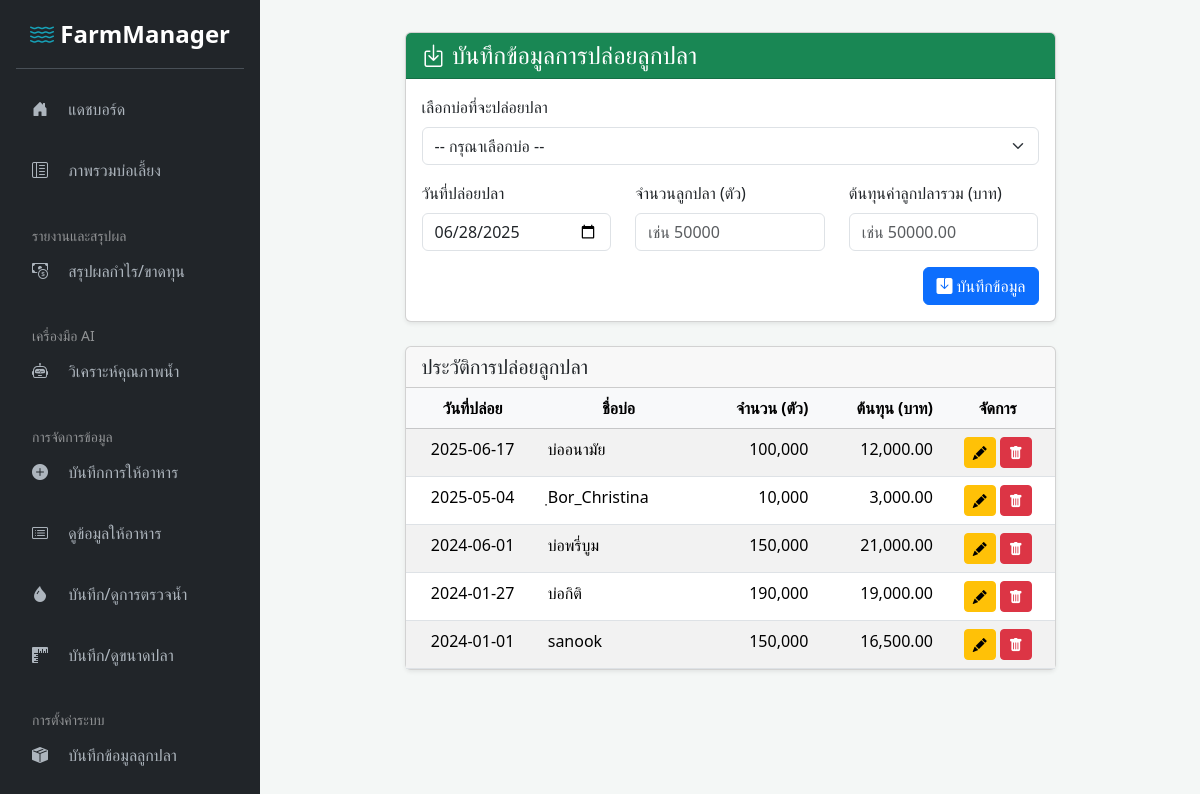
/add_fish_release.php (signed in), run on an earlier commit of the app's database.
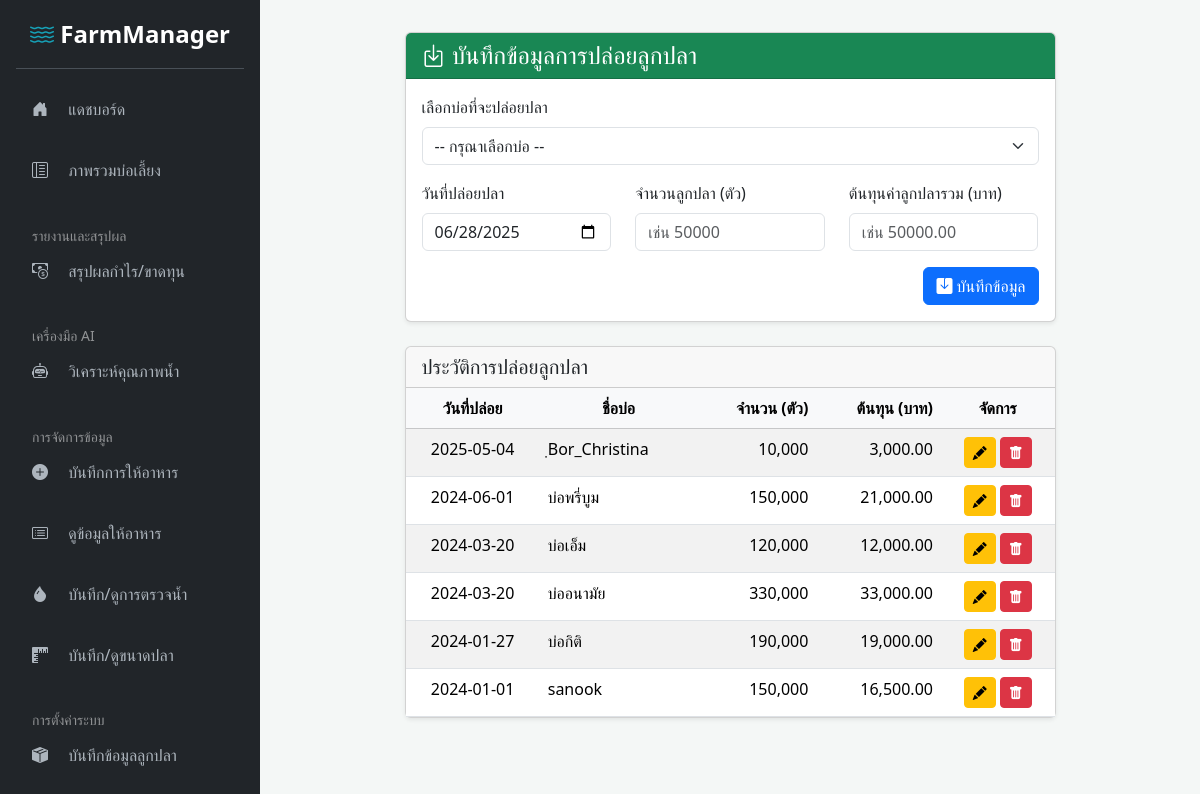
And on a later commit of the database.
### tables this page shows
CREATE TABLE `fish_releases` (
  `id` int(11) NOT NULL,
  `pond_id` int(11) NOT NULL,
  `release_date` date NOT NULL,
  `fish_amount` int(11) NOT NULL,
  `total_cost` decimal(10,2) DEFAULT 0.00,
  `created_at` timestamp NOT NULL DEFAULT current_timestamp()
);

CREATE TABLE `ponds` (
  `id` int(11) NOT NULL,
  `name` varchar(100) NOT NULL,
  `size_rai` float NOT NULL
);

### add_fish_release.php (the view, shortened to what this page needs)
<?php
include 'templates/sidebar_header.php';
$stmt_records = $conn->query("
    SELECT fr.*, p.name as pond_name
    FROM fish_releases fr
    JOIN ponds p ON fr.pond_id = p.id
    ORDER BY fr.release_date DESC, fr.id DESC
");
$release_records = $stmt_records->fetchAll(PDO::FETCH_ASSOC);
?>
<div class="row justify-content-center">
    <div class="col-lg-10 col-xl-9">
        <div class="card shadow-sm mb-4">
            <div class="card-header bg-success text-white">
                <h4 class="mb-0"><i class="bi bi-box-arrow-in-down"></i> บันทึกข้อมูลการปล่อยลูกปลา</h4>
            </div>
            <div class="card-body">
                <form method="post">
                    <div class="mb-3">
                        <label for="pond_id" class="form-label">เลือกบ่อที่จะปล่อยปลา</label>
                        <select name="pond_id" id="pond_id" class="form-select" required>
                            <option value="" disabled selected>-- กรุณาเลือกบ่อ --</option>
                        </select>
                    </div>
                    <div class="row">
                        <div class="col-md-4 mb-3">
                            <label for="release_date" class="form-label">วันที่ปล่อยปลา</label>
                            <input type="date" name="release_date" id="release_date" class="form-control" value="<?= date('Y-m-d') ?>" required>
                        </div>
                        <div class="col-md-4 mb-3">
                            <label for="fish_amount" class="form-label">จำนวนลูกปลา (ตัว)</label>
                            <input type="number" name="fish_amount" id="fish_amount" class="form-control" placeholder="เช่น 50000" required min="1">
                        </div>
                        <div class="col-md-4 mb-3">
                            <label for="total_cost" class="form-label">ต้นทุนค่าลูกปลารวม (บาท)</label>
                            <input type="number" step="0.01" name="total_cost" id="total_cost" class="form-control" placeholder="เช่น 50000.00" required min="0">
                        </div>
                    </div>
                    <div class="text-end">
                        <button type="submit" class="btn btn-primary"><i class="bi bi-save-fill"></i> บันทึกข้อมูล</button>
                    </div>
                </form>
            </div>
        </div>
        <div class="card shadow-sm">
            <div class="card-header"><h5 class="mb-0">ประวัติการปล่อยลูกปลา</h5></div>
            <div class="card-body p-0">
                <div class="table-responsive">
                    <table class="table table-striped table-hover mb-0">
                        <thead class="table-light"><tr class="text-center"><th>วันที่ปล่อย</th><th>ชื่อบ่อ</th><th class="text-end">จำนวน (ตัว)</th><th class="text-end">ต้นทุน (บาท)</th><th>จัดการ</th></tr></thead>
                        <tbody>
                            <?php if(!empty($release_records)): foreach ($release_records as $rec): ?>
                                <tr>
                                    <td class="text-center"><?=htmlspecialchars($rec['release_date'])?></td>
                                    <td><?=htmlspecialchars($rec['pond_name'])?></td>
                                    <td class="text-end"><?=number_format($rec['fish_amount'])?></td>
                                    <td class="text-end"><?=number_format($rec['total_cost'], 2)?></td>
                                    <td class="text-center">
                                        <a href="edit_fish_release.php?id=<?=$rec['id']?>" class="btn btn-warning btn-sm" title="แก้ไข"><i class="bi bi-pencil-fill"></i></a>
                                        <a href="add_fish_release.php?delete_id=<?=$rec['id']?>" class="btn btn-danger btn-sm" title="ลบ" onclick="return confirm('คุณแน่ใจว่าต้องการลบข้อมูลนี้?')"><i class="bi bi-trash-fill"></i></a>
                                    </td>
                                </tr>
                            <?php endforeach; else: ?>
                                <tr><td colspan="5" class="text-center text-muted p-3">ยังไม่มีข้อมูล</td></tr>
                            <?php endif; ?>
                        </tbody>
                    </table>
                </div>
            </div>
        </div>
    </div>
</div>
<?php
include 'templates/sidebar_footer.php';
?>

What changed in the data, as far as the page shows it:
added fish_releases: release_date "2024-03-20", pond.name "บ่อเอ็ม", fish_amount "120,000", total_cost "12,000.00"
changed fish_releases "บ่ออนามัย": release_date "2025-06-17" → "2024-03-20"; fish_amount "100,000" → "330,000"; total_cost "12,000.00" → "33,000.00"; moves down the list
